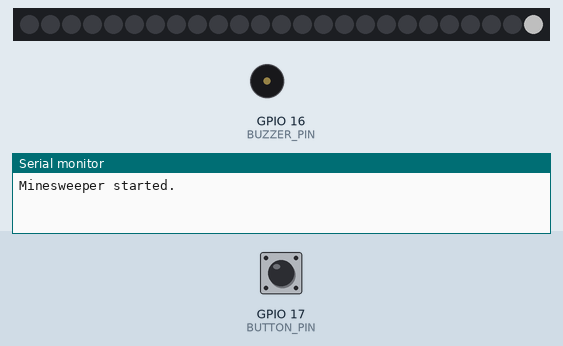
Simulated run of this sketch. Board: ESP32. On the bench: 25 RGB LEDs in strip order, left to right, buzzer (waves = sounding), the last lines printed to the serial monitor. The test bench sets the inputs (shaded band); at power-on: GPIO 17 (BUTTON_PIN) HIGH. Dim RGB values are drawn brighter than linear; random numbers use the default seed unless the sketch sets one.

Above: at 1.2 s.
1.3 s: GPIO 17 (BUTTON_PIN) pulled LOW for 0.15 s
At 1.47 s:
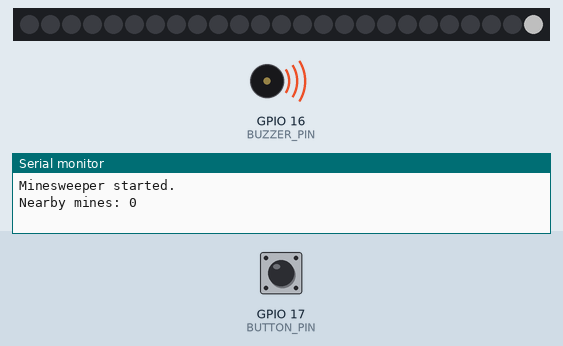
Timing chart, 0 to 4.3 s (numbered marks = the images above; inputs shaded):
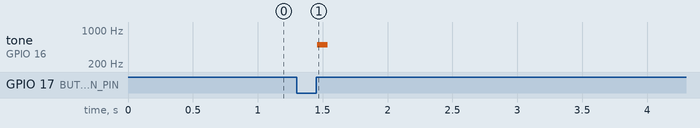

Measured:
- after the input at 1.3 s, tone on GPIO 16 (BUZZER_PIN): silent → 500 Hz after 0.16 s, → silent 0.08 s later

The sketch:

LED_Matrix_Minesweeper.ino
```cpp
/*
 * =============================================================================
 * MINESWEEPER MINI
 * =============================================================================
 *
 * Simplified 5x5 Minesweeper game.
 *
 * CONTROLS:
 *   Tilt          -> move cursor
 *   Short press   -> uncover
 *   Long press    -> flag / unflag
 *
 * IMU CONFIGURATION:
 *   Physical Y axis -> horizontal movement
 *   Physical X axis -> vertical movement
 *
 *   +Y -> RIGHT
 *   -Y -> LEFT
 *
 *   +X -> DOWN
 *   -X -> UP
 *
 *   Tilt threshold = approximately 15 degrees.
 *
 *   Holding a tilt continuously moves the cursor.
 *
 * DISPLAY:
 *   Entire matrix is rotated 180 degrees.
 *
 * Matrix = GPIO 7
 * Button = GPIO 17
 * Buzzer = GPIO 16
 * IMU    = LSM6DSM SPI
 * =============================================================================
 */

#include <Arduino.h>
#include <SPI.h>
#include <Adafruit_NeoPixel.h>

//=============================================================================
// Pins
//=============================================================================

#define MATRIX_PIN 7
#define BUTTON_PIN 17
#define BUZZER_PIN 16

#define IMU_CS   10
#define IMU_SCK  12
#define IMU_MOSI 11
#define IMU_MISO 13

#define NUM_PIXELS 25

// Approximately 15 degrees for ±2g.
#define TILT_THRESHOLD 4240

// Cursor movement speed while holding a tilt.
#define CURSOR_MOVE_DELAY 180

// Long press duration.
#define LONG_PRESS_TIME 700

//=============================================================================
// Hardware
//=============================================================================

Adafruit_NeoPixel matrix(
  NUM_PIXELS,
  MATRIX_PIN,
  NEO_GRB + NEO_KHZ800
);

//=============================================================================
// Game State
//=============================================================================

bool mine[5][5];
bool revealed[5][5];
bool flagged[5][5];

int cursorX = 0;
int cursorY = 0;

//=============================================================================
// Timing
//=============================================================================

unsigned long lastCursorMove = 0;

//=============================================================================
// Matrix
//=============================================================================

/*
 * Rotate the entire display 180 degrees.
 *
 * Game coordinate:
 *
 *   (0,0) -------- (4,0)
 *     |
 *     |
 *   (0,4) -------- (4,4)
 *
 * Display is rotated:
 *
 *   displayX = 4 - gameX
 *   displayY = 4 - gameY
 */

int xyToIndex(int x, int y)
{
  int displayX = 4 - x;
  int displayY = 4 - y;

  if (displayY % 2 == 0)
    return displayY * 5 + displayX;

  return displayY * 5 + (4 - displayX);
}

void setPixel(int x, int y, uint32_t color)
{
  if (x < 0 || x > 4 ||
      y < 0 || y > 4)
    return;

  matrix.setPixelColor(
    xyToIndex(x, y),
    color
  );
}

//=============================================================================
// Count Nearby Mines
//=============================================================================

int countMines(int x, int y)
{
  int count = 0;

  for (int dx = -1; dx <= 1; dx++) {

    for (int dy = -1; dy <= 1; dy++) {

      int nx = x + dx;
      int ny = y + dy;

      if (nx >= 0 && nx < 5 &&
          ny >= 0 && ny < 5 &&
          mine[nx][ny]) {

        count++;
      }
    }
  }

  return count;
}

//=============================================================================
// Draw
//=============================================================================

void draw()
{
  matrix.clear();

  for (int x = 0; x < 5; x++) {

    for (int y = 0; y < 5; y++) {

      uint32_t color =
        matrix.Color(0, 0, 0);

      // Flagged cell.
      if (flagged[x][y]) {

        color = matrix.Color(
          255,
          150,
          0
        );
      }

      // Revealed safe cell.
      else if (revealed[x][y]) {

        color = matrix.Color(
          0,
          150,
          0
        );
      }

      // Cursor always appears white.
      if (x == cursorX &&
          y == cursorY) {

        color = matrix.Color(
          255,
          255,
          255
        );
      }

      setPixel(
        x,
        y,
        color
      );
    }
  }

  matrix.show();
}

//=============================================================================
// Reveal Everything
//=============================================================================

void revealAll()
{
  for (int x = 0; x < 5; x++) {

    for (int y = 0; y < 5; y++) {

      revealed[x][y] = true;
    }
  }

  draw();
}

//=============================================================================
// Setup New Game
//=============================================================================

void setupGame()
{
  memset(
    mine,
    false,
    sizeof(mine)
  );

  memset(
    revealed,
    false,
    sizeof(revealed)
  );

  memset(
    flagged,
    false,
    sizeof(flagged)
  );

  //------------------------------------------------------------------------
  // Place five mines.
  //------------------------------------------------------------------------

  int placed = 0;

  while (placed < 5) {

    int x = random(0, 5);
    int y = random(0, 5);

    // Keep starting cell safe.
    if (x == 0 && y == 0)
      continue;

    if (!mine[x][y]) {

      mine[x][y] = true;
      placed++;
    }
  }

  //------------------------------------------------------------------------
  // Reset cursor.
  //------------------------------------------------------------------------

  cursorX = 0;
  cursorY = 0;

  lastCursorMove = millis();

  draw();
}

//=============================================================================
// IMU
//=============================================================================

void imuWrite(byte reg, byte value)
{
  digitalWrite(
    IMU_CS,
    LOW
  );

  SPI.transfer(
    reg & 0x7F
  );

  SPI.transfer(value);

  digitalWrite(
    IMU_CS,
    HIGH
  );
}

int16_t imuRead16(byte reg)
{
  digitalWrite(
    IMU_CS,
    LOW
  );

  SPI.transfer(
    reg | 0x80
  );

  byte lowByte =
    SPI.transfer(0);

  byte highByte =
    SPI.transfer(0);

  digitalWrite(
    IMU_CS,
    HIGH
  );

  return (int16_t)(
    (highByte << 8) |
    lowByte
  );
}

void setupIMU()
{
  pinMode(
    IMU_CS,
    OUTPUT
  );

  digitalWrite(
    IMU_CS,
    HIGH
  );

  SPI.begin(
    IMU_SCK,
    IMU_MISO,
    IMU_MOSI,
    IMU_CS
  );

  // LSM6DSM:
  // 104 Hz
  // ±2g
  // Normal operating mode.
  imuWrite(
    0x10,
    0x40
  );
}

//=============================================================================
// Cursor Movement
//=============================================================================

void moveCursor()
{
  int16_t ax =
    imuRead16(0x28);

  int16_t ay =
    imuRead16(0x2A);

  //------------------------------------------------------------------------
  // Ignore tilt below approximately 15 degrees.
  //------------------------------------------------------------------------

  if (abs(ax) < TILT_THRESHOLD &&
      abs(ay) < TILT_THRESHOLD) {

    return;
  }

  //------------------------------------------------------------------------
  // Continuous movement.
  //------------------------------------------------------------------------

  if (millis() - lastCursorMove <
      CURSOR_MOVE_DELAY) {

    return;
  }

  lastCursorMove = millis();

  //------------------------------------------------------------------------
  // Use the strongest axis.
  // This prevents diagonal tilt from moving both axes simultaneously.
  //------------------------------------------------------------------------

  if (abs(ay) > abs(ax)) {

    //=======================================================================
    // Y AXIS = HORIZONTAL
    //=======================================================================

    // +Y -> LEFT
    if (ay > TILT_THRESHOLD) {

      if (cursorX < 4) {

        cursorX++;

        tone(
          BUZZER_PIN,
          700,
          20
        );
      }
    }

    // -Y -> RIGHT
    else if (ay < -TILT_THRESHOLD) {

      if (cursorX > 0) {

        cursorX--;

        tone(
          BUZZER_PIN,
          700,
          20
        );
      }
    }
  }

  else {

    //=======================================================================
    // X AXIS = VERTICAL
    //=======================================================================

    // +X -> DOWN
    if (ax > TILT_THRESHOLD) {

      if (cursorY < 4) {

        cursorY++;

        tone(
          BUZZER_PIN,
          700,
          20
        );
      }
    }

    // -X -> UP
    else if (ax < -TILT_THRESHOLD) {

      if (cursorY > 0) {

        cursorY--;

        tone(
          BUZZER_PIN,
          700,
          20
        );
      }
    }
  }
}

//=============================================================================
// Uncover
//=============================================================================

void uncover()
{
  // Cannot uncover a flagged square.
  if (flagged[cursorX][cursorY])
    return;

  // Already revealed.
  if (revealed[cursorX][cursorY])
    return;

  //------------------------------------------------------------------------
  // Mine!
  //------------------------------------------------------------------------

  if (mine[cursorX][cursorY]) {

    Serial.println("BOOM!");

    revealAll();

    tone(
      BUZZER_PIN,
      120,
      500
    );

    delay(1000);

    setupGame();

    return;
  }

  //------------------------------------------------------------------------
  // Safe square.
  //------------------------------------------------------------------------

  revealed[cursorX][cursorY] = true;

  int nearby =
    countMines(
      cursorX,
      cursorY
    );

  tone(
    BUZZER_PIN,
    500 + nearby * 150,
    80
  );

  Serial.print(
    "Nearby mines: "
  );

  Serial.println(
    nearby
  );
}

//=============================================================================
// Setup
//=============================================================================

void setup()
{
  Serial.begin(115200);

  pinMode(
    BUTTON_PIN,
    INPUT_PULLUP
  );

  pinMode(
    BUZZER_PIN,
    OUTPUT
  );

  digitalWrite(
    BUZZER_PIN,
    LOW
  );

  matrix.begin();

  matrix.setBrightness(80);

  matrix.clear();
  matrix.show();

  setupIMU();

  randomSeed(
    (uint32_t)esp_random()
  );

  setupGame();

  Serial.println(
    "Minesweeper started."
  );
}

//=============================================================================
// Main Loop
//=============================================================================

void loop()
{
  //===========================================================================
  // Cursor
  //===========================================================================

  moveCursor();

  //===========================================================================
  // Button
  //===========================================================================

  static bool previousButton = HIGH;

  static unsigned long buttonStart = 0;

  bool button =
    digitalRead(BUTTON_PIN);

  //------------------------------------------------------------------------
  // Button just pressed.
  //------------------------------------------------------------------------

  if (button == LOW &&
      previousButton == HIGH) {

    buttonStart = millis();
  }

  //------------------------------------------------------------------------
  // Button just released.
  //------------------------------------------------------------------------

  if (button == HIGH &&
      previousButton == LOW) {

    unsigned long duration =
      millis() - buttonStart;

    // Long press = flag/unflag.
    if (duration >= LONG_PRESS_TIME) {

      // Don't flag an already revealed square.
      if (!revealed[cursorX][cursorY]) {

        flagged[cursorX][cursorY] =
          !flagged[cursorX][cursorY];

        tone(
          BUZZER_PIN,
          700,
          60
        );
      }
    }

    // Short press = uncover.
    else {

      uncover();
    }
  }

  previousButton = button;

  //===========================================================================
  // Display
  //===========================================================================

  draw();

  delay(10);
}
```
